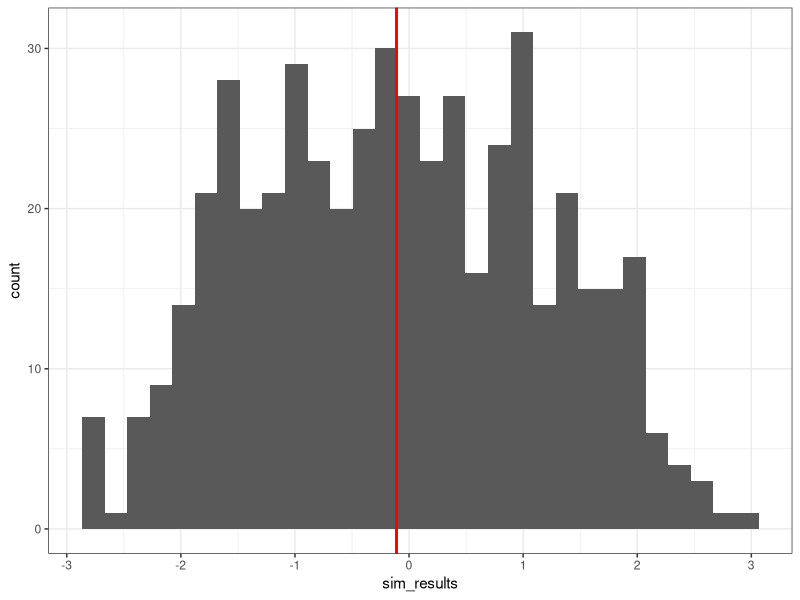
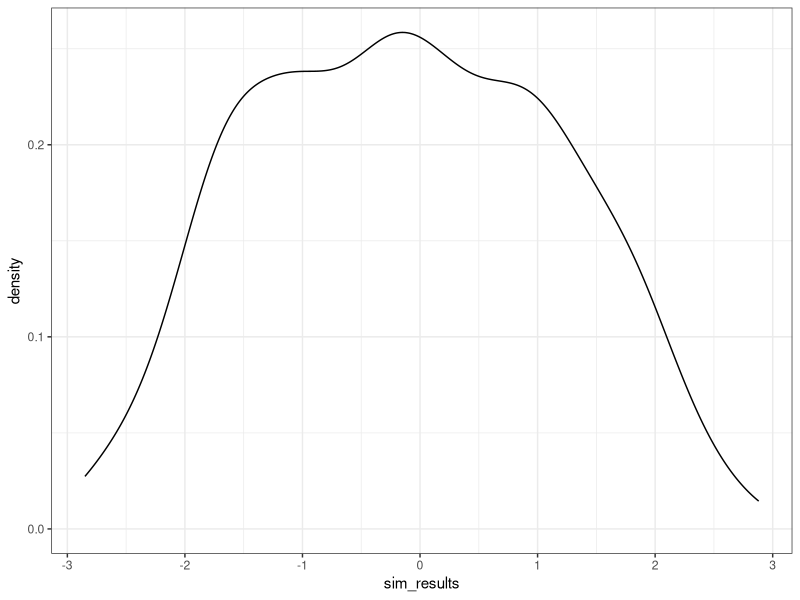

Reproduce these figures in R, in order. (Note: a time limit stopped this script after it produced the figures.)
# Examples for workshop 6 
#(also some additional exercises throughout; all are marked with the word 
# "Exercise")
library(tidyverse)


#### Fibonacci Numbers ####
fibonacci <- function(n, v1=1, v2=1){
  # computes the n-th Fibonacci number of the sequence beginning with V1 and V2
  f_0 <- v1
  f_1 <- v2
  f_o <- 0
  for (i in c(1:(n-2))){
    f_o <- f_0 + f_1
    f_1 <- f_0
    f_0 <- f_o
  }
  return(f_o)
}

#### Fn formula####
phi <- (1 + 5 ^ 0.5) / 2
psi <- (1 - 5 ^ 0.5) / 2
# Fn = phi^n - psi^n / sqrt(5)
# Exercise! 
# make a function as practice! (that directly computes the n-th Fibonacci number)

#### Fibonacci-esque Sequence ####
find_n_seq1 <- function(n, v1=1, v2=1, v3=1){
  # Computes the n-th value of a Fibonacci-esque sequence that randomly
  # adds either the previous two values or the previous three values
  f_0 <- v1
  f_1 <- v2
  f_2 <- v3
  f_o <- 0
  for (i in c(1:(n-2))){
    rand <- runif(1)
    if (rand < 0.5){
      f_o <- f_1 + f_2
    } else {
      f_o <- f_0 + f_1 + f_2
    }
    f_0 <- f_1
    f_1 <- f_2
    f_2 <- f_o
  }
  return(f_o)
}


#### Random Harmonic Sums ####
rand_harm_one_val <- function(x){
  # function that returns either the negative or positive reciprocal of a number
  rand <- runif(1)
  if (rand < 0.5){
    y <- x
  } else {
    y <- x * (-1)
  }
  return(1/y)
}
# alternative using sample
rand_harm_one_val_alt <- function(x){
  # function that returns either the negative or the positive reciprocal
  # of a number
  pn <- sample(c(-1,1), 1)
  return(pn / x)
}

rand_harm <- function(n){
  # function that computes a realization of the sum to n of the random harmonic 
  # series
  to_sum <- c(1:n)
  vec <- sapply(to_sum, rand_harm_one_val)
  return(sum(vec))
}

# You can then use this to simulate resulting distributions from 
# the random harmonic series
sim_results <- replicate(500, rand_harm(10000))
# running this line may take a little time 
ggplot(as.data.frame(sim_results), aes(x=sim_results)) + 
  geom_histogram() + 
  theme_bw() +
  geom_vline(xintercept = mean(sim_results), color = "red", size = 1)
ggplot(as.data.frame(sim_results), aes(x=sim_results)) + 
  geom_density() + 
  theme_bw() 

sim_results <- replicate(500, rand_harm(100000))
# running this line will take a little time 
ggplot(as.data.frame(sim_results), aes(x=sim_results)) + 
  geom_histogram() + 
  theme_bw() +
  geom_vline(xintercept = mean(sim_results), color = "red", size = 1)
ggplot(as.data.frame(sim_results), aes(x=sim_results)) + 
  geom_density() + 
  theme_bw() 


#### Extended Random Typewriter Example ####

#### Simplest Random Creation ####
# R has built in constants including letters and LETTERS
# note that some packages also have built in constants; for instance, 
# stringr has the constant 
sentences
# you should avoid naming things the same name as built in constants

# Function that creates a random string of length n
rand_stg <- function(n){
  out <- sample(letters, n, replace = TRUE)
  out <- out %>% str_c(collapse = "")
  return(out)
}

# Function that creates m random strings of length n
m_n_stgs <- function(m, n){
  out <- replicate(m, rand_stg(n))
  return(out)
}

# Function that creates a random string of text with m "words" of length n 
sentence_m_n <- function(m, n){
  out <- replicate(m, rand_stg(n))
  out <- out %>% str_c(collapse = " ")
  return(out)
}


#### Another Layer of Randomization ####
# Function that creates n random strings of random length
n_rand_stgs <- function(n, max = 100){
  # function that generates n random strings, max string length default 100
  stg_lengths <- sample(c(1:max), n, replace = TRUE)
  out <- sapply(stg_lengths, rand_stg)
  return(out)
}

# Function that creates a random string of text with n "words"
stg_n_rand_words <- function(n, mx=100){
  # function that generates one random string with n random "words"; max 
  # word length default 100
  out <- n_rand_stgs(n, mx) %>% str_c(collapse = " ")
  return(out)
}

# Function that creates m random strings of text with random n "words"
m_rand_sentences <- function(m, max_wds=100, max_lets=100){
  # function that generates m random strings with random numbers of words, max
  # "words" default 100, max letters in "word" default 100
  stnce_lgths <- sample(c(1:max_wds), m, replace = TRUE)
  out <- sapply(stnce_lgths, stg_n_rand_words, mx = max_lets)
  return(out)
}

#### Adding Some Punctuation/Regularity ####
# Making the "words" more structured
## Exercise! consider different kinds of randomization; maybe mimic English
##           where some letters must go in certain orders & some letters (e, t, 
##           a, r, etc) are more common; maybe mimic hitting a QWERTY keyboard
##           randomly, where letters in the middle are more common; try both!
# Hint: you can separate out letters into vowels and consonants as follows:
vowels <- c("a", "e", "i", "o", "u")
consonants <- letters[!(letters %in% vowels)]

# Adding some basic punctuation
rand_sentence_n_wds <- function(n, max_wds=100){
  # makes a random sentence that starts with a capital letter and ends with a 
  # period
  sentence <- stg_n_rand_words(n, max_wds)
  first_letter <- str_sub(sentence, 1, 1)
  new_sentence <- paste(toupper(first_letter), str_sub(sentence, 2, -1), ".", 
                        sep = "")
  return(new_sentence)
}

# Exercise! Think of other ways to add punctuation
